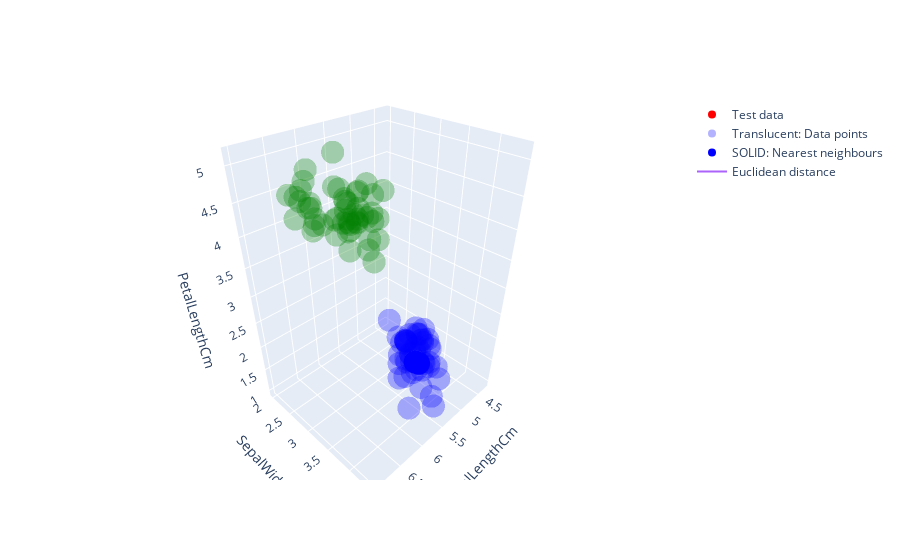
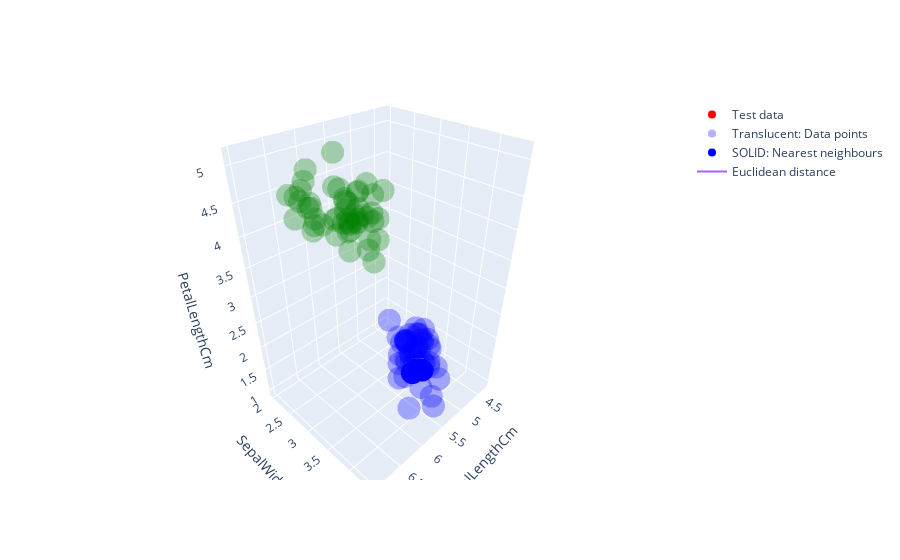
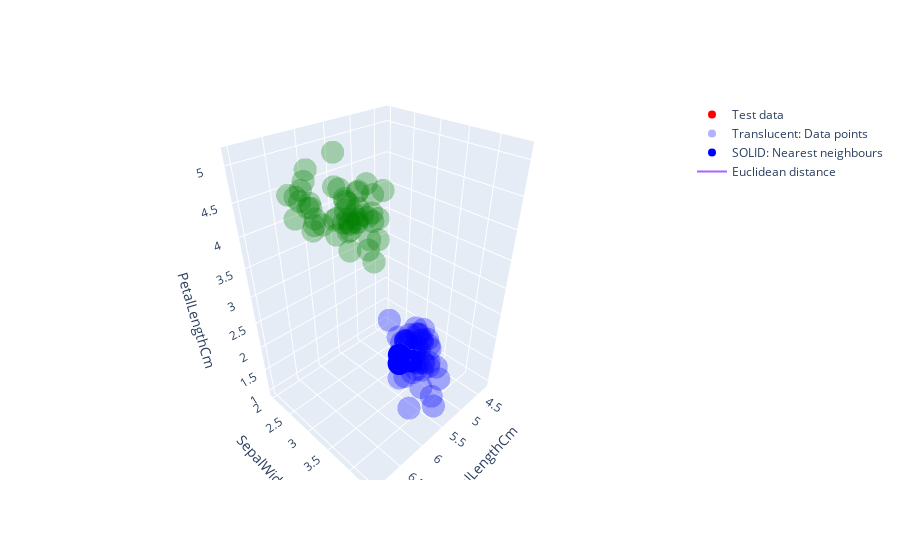
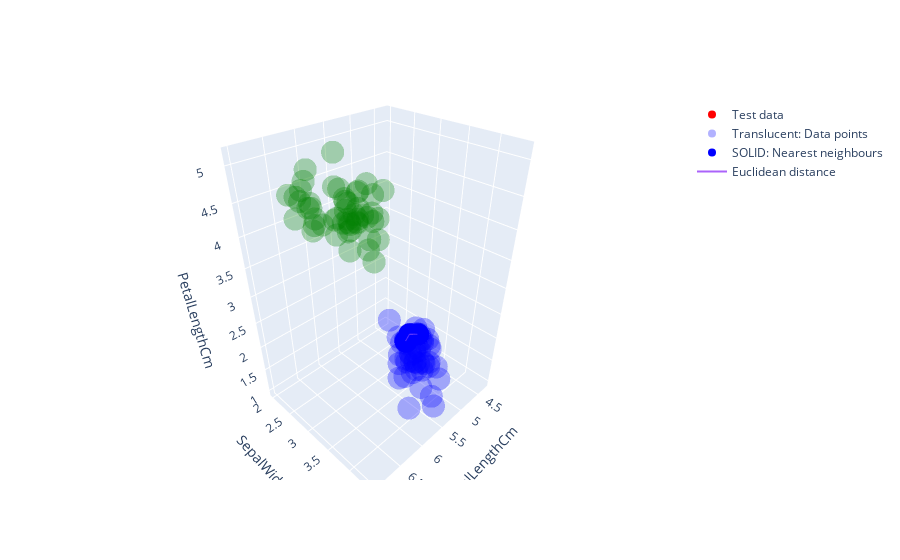

Notebook code for these charts, in order:
### Code cell
kf = KFold(n_splits=10)
k = 3

for train,test in kf.split(X):
    X_train, X_test = X.values[train], X.values[test]
    y_train, y_test = y.values[train], y.values[test]
    pred = []
    d = [True]
    d.extend([False]*100)
    i = 0
    for test_data in X_test:
        pred.append(KNN_prediction(test_data, data, k, visualise = d[i]))
        i+=1
    print("accuracy = ", accuracy(pred, y_test))

### Figure 1 — Plotly figure (JSON) as saved in the notebook; plotly's stock layout.template omitted (floating-point values rounded to 4 significant figures)
{"data": [{"marker": {"color": "red"}, "mode": "markers", "name": "Test data", "type": "scatter3d", "x": [5.1], "y": [3.5], "z": [1.4]}, {"marker": {"color": ["blue", "blue", "blue", "blue", "blue", "blue", "blue", "blue", "blue", "blue", "blue", "blue", "blue", "blue", "blue", "blue", "blue", "blue", "blue", "blue", "blue", "blue", "blue", "blue", "blue", "blue", "blue", "blue", "blue", "blue", "blue", "blue", "blue", "blue", "blue", "blue", "blue", "blue", "blue", "blue", "blue", "blue", "blue", "blue", "blue", "blue", "blue", "blue", "blue", "blue", "green", "green", "green", "green", "green", "green", "green", "green", "green", "green", "green", "green", "green", "green", "green", "green", "green", "green", "green", "green", "green", "green", "green", "green", "green", "green", "green", "green", "green", "green", "green", "green", "green", "green", "green", "green", "green", "green", "green", "green", "green", "green", "green", "green", "green", "green", "green", "green", "green", "green"], "opacity": 0.3}, "mode": "markers", "name": "Translucent: Data points", "type": "scatter3d", "x": [5.1, 4.9, 4.7, 4.6, 5, 5.4, 4.6, 5, 4.4, 4.9, 5.4, 4.8, 4.8, 4.3, 5.8, 5.7, 5.4, 5.1, 5.7, 5.1, 5.4, 5.1, 4.6, 5.1, 4.8, 5, 5, 5.2, 5.2, 4.7, 4.8, 5.4, 5.2, 5.5, 4.9, 5, 5.5, 4.9, 4.4, 5.1, 5, 4.5, 4.4, 5, 5.1, 4.8, 5.1, 4.6, 5.3, 5, 7, 6.4, 6.9, 5.5, 6.5, 5.7, 6.3, 4.9, 6.6, 5.2, 5, 5.9, 6, 6.1, 5.6, 6.7, 5.6, 5.8, 6.2, 5.6, 5.9, 6.1, 6.3, 6.1, 6.4, 6.6, 6.8, 6.7, 6, 5.7, 5.5, 5.5, 5.8, 6, 5.4, 6, 6.7, 6.3, 5.6, 5.5, 5.5, 6.1, 5.8, 5, 5.6, 5.7, 5.7, 6.2, 5.1, 5.7], "y": [3.5, 3, 3.2, 3.1, 3.6, 3.9, 3.4, 3.4, 2.9, 3.1, 3.7, 3.4, 3, 3, 4, 4.4, 3.9, 3.5, 3.8, 3.8, 3.4, 3.7, 3.6, 3.3, 3.4, 3, 3.4, 3.5, 3.4, 3.2, 3.1, 3.4, 4.1, 4.2, 3.1, 3.2, 3.5, 3.1, 3, 3.4, 3.5, 2.3, 3.2, 3.5, 3.8, 3, 3.8, 3.2, 3.7, 3.3, 3.2, 3.2, 3.1, 2.3, 2.8, 2.8, 3.3, 2.4, 2.9, 2.7, 2, 3, 2.2, 2.9, 2.9, 3.1, 3, 2.7, 2.2, 2.5, 3.2, 2.8, 2.5, 2.8, 2.9, 3, 2.8, 3, 2.9, 2.6, 2.4, 2.4, 2.7, 2.7, 3, 3.4, 3.1, 2.3, 3, 2.5, 2.6, 3, 2.6, 2.3, 2.7, 3, 2.9, 2.9, 2.5, 2.8], "z": [1.4, 1.4, 1.3, 1.5, 1.4, 1.7, 1.4, 1.5, 1.4, 1.5, 1.5, 1.6, 1.4, 1.1, 1.2, 1.5, 1.3, 1.4, 1.7, 1.5, 1.7, 1.5, 1, 1.7, 1.9, 1.6, 1.6, 1.5, 1.4, 1.6, 1.6, 1.5, 1.5, 1.4, 1.5, 1.2, 1.3, 1.5, 1.3, 1.5, 1.3, 1.3, 1.3, 1.6, 1.9, 1.4, 1.6, 1.4, 1.5, 1.4, 4.7, 4.5, 4.9, 4, 4.6, 4.5, 4.7, 3.3, 4.6, 3.9, 3.5, 4.2, 4, 4.7, 3.6, 4.4, 4.5, 4.1, 4.5, 3.9, 4.8, 4, 4.9, 4.7, 4.3, 4.4, 4.8, 5, 4.5, 3.5, 3.8, 3.7, 3.9, 5.1, 4.5, 4.5, 4.7, 4.4, 4.1, 4, 4.4, 4.6, 4, 3.3, 4.2, 4.2, 4.2, 4.3, 3, 4.1]}, {"marker": {"color": ["blue", "blue", "blue"]}, "mode": "markers", "name": "SOLID: Nearest neighbours", "type": "scatter3d", "x": [5.1, 5.1, 5], "y": [3.5, 3.5, 3.5], "z": [1.4, 1.4, 1.3]}, {"mode": "lines", "name": "Euclidean distance", "type": "scatter3d", "x": [5.1, 5.1, null, 5.1, 5.1, null, 5, 5.1, null], "y": [3.5, 3.5, null, 3.5, 3.5, null, 3.5, 3.5, null], "z": [1.4, 1.4, null, 1.4, 1.4, null, 1.3, 1.4, null]}], "layout": {"scene": {"xaxis": {"title": {"text": "SepalLengthCm"}}, "yaxis": {"title": {"text": "SepalWidthCm"}}, "zaxis": {"title": {"text": "PetalLengthCm"}}}}}

### Figure 2 — Plotly figure (JSON) as saved in the notebook; plotly's stock layout.template omitted (floating-point values rounded to 4 significant figures)
{"data": [{"marker": {"color": "red"}, "mode": "markers", "name": "Test data", "type": "scatter3d", "x": [5.4], "y": [3.7], "z": [1.5]}, {"marker": {"color": ["blue", "blue", "blue", "blue", "blue", "blue", "blue", "blue", "blue", "blue", "blue", "blue", "blue", "blue", "blue", "blue", "blue", "blue", "blue", "blue", "blue", "blue", "blue", "blue", "blue", "blue", "blue", "blue", "blue", "blue", "blue", "blue", "blue", "blue", "blue", "blue", "blue", "blue", "blue", "blue", "blue", "blue", "blue", "blue", "blue", "blue", "blue", "blue", "blue", "blue", "green", "green", "green", "green", "green", "green", "green", "green", "green", "green", "green", "green", "green", "green", "green", "green", "green", "green", "green", "green", "green", "green", "green", "green", "green", "green", "green", "green", "green", "green", "green", "green", "green", "green", "green", "green", "green", "green", "green", "green", "green", "green", "green", "green", "green", "green", "green", "green", "green", "green"], "opacity": 0.3}, "mode": "markers", "name": "Translucent: Data points", "type": "scatter3d", "x": [5.1, 4.9, 4.7, 4.6, 5, 5.4, 4.6, 5, 4.4, 4.9, 5.4, 4.8, 4.8, 4.3, 5.8, 5.7, 5.4, 5.1, 5.7, 5.1, 5.4, 5.1, 4.6, 5.1, 4.8, 5, 5, 5.2, 5.2, 4.7, 4.8, 5.4, 5.2, 5.5, 4.9, 5, 5.5, 4.9, 4.4, 5.1, 5, 4.5, 4.4, 5, 5.1, 4.8, 5.1, 4.6, 5.3, 5, 7, 6.4, 6.9, 5.5, 6.5, 5.7, 6.3, 4.9, 6.6, 5.2, 5, 5.9, 6, 6.1, 5.6, 6.7, 5.6, 5.8, 6.2, 5.6, 5.9, 6.1, 6.3, 6.1, 6.4, 6.6, 6.8, 6.7, 6, 5.7, 5.5, 5.5, 5.8, 6, 5.4, 6, 6.7, 6.3, 5.6, 5.5, 5.5, 6.1, 5.8, 5, 5.6, 5.7, 5.7, 6.2, 5.1, 5.7], "y": [3.5, 3, 3.2, 3.1, 3.6, 3.9, 3.4, 3.4, 2.9, 3.1, 3.7, 3.4, 3, 3, 4, 4.4, 3.9, 3.5, 3.8, 3.8, 3.4, 3.7, 3.6, 3.3, 3.4, 3, 3.4, 3.5, 3.4, 3.2, 3.1, 3.4, 4.1, 4.2, 3.1, 3.2, 3.5, 3.1, 3, 3.4, 3.5, 2.3, 3.2, 3.5, 3.8, 3, 3.8, 3.2, 3.7, 3.3, 3.2, 3.2, 3.1, 2.3, 2.8, 2.8, 3.3, 2.4, 2.9, 2.7, 2, 3, 2.2, 2.9, 2.9, 3.1, 3, 2.7, 2.2, 2.5, 3.2, 2.8, 2.5, 2.8, 2.9, 3, 2.8, 3, 2.9, 2.6, 2.4, 2.4, 2.7, 2.7, 3, 3.4, 3.1, 2.3, 3, 2.5, 2.6, 3, 2.6, 2.3, 2.7, 3, 2.9, 2.9, 2.5, 2.8], "z": [1.4, 1.4, 1.3, 1.5, 1.4, 1.7, 1.4, 1.5, 1.4, 1.5, 1.5, 1.6, 1.4, 1.1, 1.2, 1.5, 1.3, 1.4, 1.7, 1.5, 1.7, 1.5, 1, 1.7, 1.9, 1.6, 1.6, 1.5, 1.4, 1.6, 1.6, 1.5, 1.5, 1.4, 1.5, 1.2, 1.3, 1.5, 1.3, 1.5, 1.3, 1.3, 1.3, 1.6, 1.9, 1.4, 1.6, 1.4, 1.5, 1.4, 4.7, 4.5, 4.9, 4, 4.6, 4.5, 4.7, 3.3, 4.6, 3.9, 3.5, 4.2, 4, 4.7, 3.6, 4.4, 4.5, 4.1, 4.5, 3.9, 4.8, 4, 4.9, 4.7, 4.3, 4.4, 4.8, 5, 4.5, 3.5, 3.8, 3.7, 3.9, 5.1, 4.5, 4.5, 4.7, 4.4, 4.1, 4, 4.4, 4.6, 4, 3.3, 4.2, 4.2, 4.2, 4.3, 3, 4.1]}, {"marker": {"color": ["blue", "blue", "blue"]}, "mode": "markers", "name": "SOLID: Nearest neighbours", "type": "scatter3d", "x": [5.4, 5.3, 5.4], "y": [3.7, 3.7, 3.9], "z": [1.5, 1.5, 1.7]}, {"mode": "lines", "name": "Euclidean distance", "type": "scatter3d", "x": [5.4, 5.4, null, 5.3, 5.4, null, 5.4, 5.4, null], "y": [3.7, 3.7, null, 3.7, 3.7, null, 3.9, 3.7, null], "z": [1.5, 1.5, null, 1.5, 1.5, null, 1.7, 1.5, null]}], "layout": {"scene": {"xaxis": {"title": {"text": "SepalLengthCm"}}, "yaxis": {"title": {"text": "SepalWidthCm"}}, "zaxis": {"title": {"text": "PetalLengthCm"}}}}}

### Figure 3 — Plotly figure (JSON) as saved in the notebook; plotly's stock layout.template omitted (floating-point values rounded to 4 significant figures)
{"data": [{"marker": {"color": "red"}, "mode": "markers", "name": "Test data", "type": "scatter3d", "x": [5.4], "y": [3.4], "z": [1.7]}, {"marker": {"color": ["blue", "blue", "blue", "blue", "blue", "blue", "blue", "blue", "blue", "blue", "blue", "blue", "blue", "blue", "blue", "blue", "blue", "blue", "blue", "blue", "blue", "blue", "blue", "blue", "blue", "blue", "blue", "blue", "blue", "blue", "blue", "blue", "blue", "blue", "blue", "blue", "blue", "blue", "blue", "blue", "blue", "blue", "blue", "blue", "blue", "blue", "blue", "blue", "blue", "blue", "green", "green", "green", "green", "green", "green", "green", "green", "green", "green", "green", "green", "green", "green", "green", "green", "green", "green", "green", "green", "green", "green", "green", "green", "green", "green", "green", "green", "green", "green", "green", "green", "green", "green", "green", "green", "green", "green", "green", "green", "green", "green", "green", "green", "green", "green", "green", "green", "green", "green"], "opacity": 0.3}, "mode": "markers", "name": "Translucent: Data points", "type": "scatter3d", "x": [5.1, 4.9, 4.7, 4.6, 5, 5.4, 4.6, 5, 4.4, 4.9, 5.4, 4.8, 4.8, 4.3, 5.8, 5.7, 5.4, 5.1, 5.7, 5.1, 5.4, 5.1, 4.6, 5.1, 4.8, 5, 5, 5.2, 5.2, 4.7, 4.8, 5.4, 5.2, 5.5, 4.9, 5, 5.5, 4.9, 4.4, 5.1, 5, 4.5, 4.4, 5, 5.1, 4.8, 5.1, 4.6, 5.3, 5, 7, 6.4, 6.9, 5.5, 6.5, 5.7, 6.3, 4.9, 6.6, 5.2, 5, 5.9, 6, 6.1, 5.6, 6.7, 5.6, 5.8, 6.2, 5.6, 5.9, 6.1, 6.3, 6.1, 6.4, 6.6, 6.8, 6.7, 6, 5.7, 5.5, 5.5, 5.8, 6, 5.4, 6, 6.7, 6.3, 5.6, 5.5, 5.5, 6.1, 5.8, 5, 5.6, 5.7, 5.7, 6.2, 5.1, 5.7], "y": [3.5, 3, 3.2, 3.1, 3.6, 3.9, 3.4, 3.4, 2.9, 3.1, 3.7, 3.4, 3, 3, 4, 4.4, 3.9, 3.5, 3.8, 3.8, 3.4, 3.7, 3.6, 3.3, 3.4, 3, 3.4, 3.5, 3.4, 3.2, 3.1, 3.4, 4.1, 4.2, 3.1, 3.2, 3.5, 3.1, 3, 3.4, 3.5, 2.3, 3.2, 3.5, 3.8, 3, 3.8, 3.2, 3.7, 3.3, 3.2, 3.2, 3.1, 2.3, 2.8, 2.8, 3.3, 2.4, 2.9, 2.7, 2, 3, 2.2, 2.9, 2.9, 3.1, 3, 2.7, 2.2, 2.5, 3.2, 2.8, 2.5, 2.8, 2.9, 3, 2.8, 3, 2.9, 2.6, 2.4, 2.4, 2.7, 2.7, 3, 3.4, 3.1, 2.3, 3, 2.5, 2.6, 3, 2.6, 2.3, 2.7, 3, 2.9, 2.9, 2.5, 2.8], "z": [1.4, 1.4, 1.3, 1.5, 1.4, 1.7, 1.4, 1.5, 1.4, 1.5, 1.5, 1.6, 1.4, 1.1, 1.2, 1.5, 1.3, 1.4, 1.7, 1.5, 1.7, 1.5, 1, 1.7, 1.9, 1.6, 1.6, 1.5, 1.4, 1.6, 1.6, 1.5, 1.5, 1.4, 1.5, 1.2, 1.3, 1.5, 1.3, 1.5, 1.3, 1.3, 1.3, 1.6, 1.9, 1.4, 1.6, 1.4, 1.5, 1.4, 4.7, 4.5, 4.9, 4, 4.6, 4.5, 4.7, 3.3, 4.6, 3.9, 3.5, 4.2, 4, 4.7, 3.6, 4.4, 4.5, 4.1, 4.5, 3.9, 4.8, 4, 4.9, 4.7, 4.3, 4.4, 4.8, 5, 4.5, 3.5, 3.8, 3.7, 3.9, 5.1, 4.5, 4.5, 4.7, 4.4, 4.1, 4, 4.4, 4.6, 4, 3.3, 4.2, 4.2, 4.2, 4.3, 3, 4.1]}, {"marker": {"color": ["blue", "blue", "blue"]}, "mode": "markers", "name": "SOLID: Nearest neighbours", "type": "scatter3d", "x": [5.4, 5.4, 5.2], "y": [3.4, 3.4, 3.5], "z": [1.7, 1.5, 1.5]}, {"mode": "lines", "name": "Euclidean distance", "type": "scatter3d", "x": [5.4, 5.4, null, 5.4, 5.4, null, 5.2, 5.4, null], "y": [3.4, 3.4, null, 3.4, 3.4, null, 3.5, 3.4, null], "z": [1.7, 1.7, null, 1.5, 1.7, null, 1.5, 1.7, null]}], "layout": {"scene": {"xaxis": {"title": {"text": "SepalLengthCm"}}, "yaxis": {"title": {"text": "SepalWidthCm"}}, "zaxis": {"title": {"text": "PetalLengthCm"}}}}}

### Figure 4 — Plotly figure (JSON) as saved in the notebook; plotly's stock layout.template omitted (floating-point values rounded to 4 significant figures)
{"data": [{"marker": {"color": "red"}, "mode": "markers", "name": "Test data", "type": "scatter3d", "x": [4.8], "y": [3.1], "z": [1.6]}, {"marker": {"color": ["blue", "blue", "blue", "blue", "blue", "blue", "blue", "blue", "blue", "blue", "blue", "blue", "blue", "blue", "blue", "blue", "blue", "blue", "blue", "blue", "blue", "blue", "blue", "blue", "blue", "blue", "blue", "blue", "blue", "blue", "blue", "blue", "blue", "blue", "blue", "blue", "blue", "blue", "blue", "blue", "blue", "blue", "blue", "blue", "blue", "blue", "blue", "blue", "blue", "blue", "green", "green", "green", "green", "green", "green", "green", "green", "green", "green", "green", "green", "green", "green", "green", "green", "green", "green", "green", "green", "green", "green", "green", "green", "green", "green", "green", "green", "green", "green", "green", "green", "green", "green", "green", "green", "green", "green", "green", "green", "green", "green", "green", "green", "green", "green", "green", "green", "green", "green"], "opacity": 0.3}, "mode": "markers", "name": "Translucent: Data points", "type": "scatter3d", "x": [5.1, 4.9, 4.7, 4.6, 5, 5.4, 4.6, 5, 4.4, 4.9, 5.4, 4.8, 4.8, 4.3, 5.8, 5.7, 5.4, 5.1, 5.7, 5.1, 5.4, 5.1, 4.6, 5.1, 4.8, 5, 5, 5.2, 5.2, 4.7, 4.8, 5.4, 5.2, 5.5, 4.9, 5, 5.5, 4.9, 4.4, 5.1, 5, 4.5, 4.4, 5, 5.1, 4.8, 5.1, 4.6, 5.3, 5, 7, 6.4, 6.9, 5.5, 6.5, 5.7, 6.3, 4.9, 6.6, 5.2, 5, 5.9, 6, 6.1, 5.6, 6.7, 5.6, 5.8, 6.2, 5.6, 5.9, 6.1, 6.3, 6.1, 6.4, 6.6, 6.8, 6.7, 6, 5.7, 5.5, 5.5, 5.8, 6, 5.4, 6, 6.7, 6.3, 5.6, 5.5, 5.5, 6.1, 5.8, 5, 5.6, 5.7, 5.7, 6.2, 5.1, 5.7], "y": [3.5, 3, 3.2, 3.1, 3.6, 3.9, 3.4, 3.4, 2.9, 3.1, 3.7, 3.4, 3, 3, 4, 4.4, 3.9, 3.5, 3.8, 3.8, 3.4, 3.7, 3.6, 3.3, 3.4, 3, 3.4, 3.5, 3.4, 3.2, 3.1, 3.4, 4.1, 4.2, 3.1, 3.2, 3.5, 3.1, 3, 3.4, 3.5, 2.3, 3.2, 3.5, 3.8, 3, 3.8, 3.2, 3.7, 3.3, 3.2, 3.2, 3.1, 2.3, 2.8, 2.8, 3.3, 2.4, 2.9, 2.7, 2, 3, 2.2, 2.9, 2.9, 3.1, 3, 2.7, 2.2, 2.5, 3.2, 2.8, 2.5, 2.8, 2.9, 3, 2.8, 3, 2.9, 2.6, 2.4, 2.4, 2.7, 2.7, 3, 3.4, 3.1, 2.3, 3, 2.5, 2.6, 3, 2.6, 2.3, 2.7, 3, 2.9, 2.9, 2.5, 2.8], "z": [1.4, 1.4, 1.3, 1.5, 1.4, 1.7, 1.4, 1.5, 1.4, 1.5, 1.5, 1.6, 1.4, 1.1, 1.2, 1.5, 1.3, 1.4, 1.7, 1.5, 1.7, 1.5, 1, 1.7, 1.9, 1.6, 1.6, 1.5, 1.4, 1.6, 1.6, 1.5, 1.5, 1.4, 1.5, 1.2, 1.3, 1.5, 1.3, 1.5, 1.3, 1.3, 1.3, 1.6, 1.9, 1.4, 1.6, 1.4, 1.5, 1.4, 4.7, 4.5, 4.9, 4, 4.6, 4.5, 4.7, 3.3, 4.6, 3.9, 3.5, 4.2, 4, 4.7, 3.6, 4.4, 4.5, 4.1, 4.5, 3.9, 4.8, 4, 4.9, 4.7, 4.3, 4.4, 4.8, 5, 4.5, 3.5, 3.8, 3.7, 3.9, 5.1, 4.5, 4.5, 4.7, 4.4, 4.1, 4, 4.4, 4.6, 4, 3.3, 4.2, 4.2, 4.2, 4.3, 3, 4.1]}, {"marker": {"color": ["blue", "blue", "blue"]}, "mode": "markers", "name": "SOLID: Nearest neighbours", "type": "scatter3d", "x": [4.8, 4.7, 4.9], "y": [3.1, 3.2, 3.1], "z": [1.6, 1.6, 1.5]}, {"mode": "lines", "name": "Euclidean distance", "type": "scatter3d", "x": [4.8, 4.8, null, 4.7, 4.8, null, 4.9, 4.8, null], "y": [3.1, 3.1, null, 3.2, 3.1, null, 3.1, 3.1, null], "z": [1.6, 1.6, null, 1.6, 1.6, null, 1.5, 1.6, null]}], "layout": {"scene": {"xaxis": {"title": {"text": "SepalLengthCm"}}, "yaxis": {"title": {"text": "SepalWidthCm"}}, "zaxis": {"title": {"text": "PetalLengthCm"}}}}}
